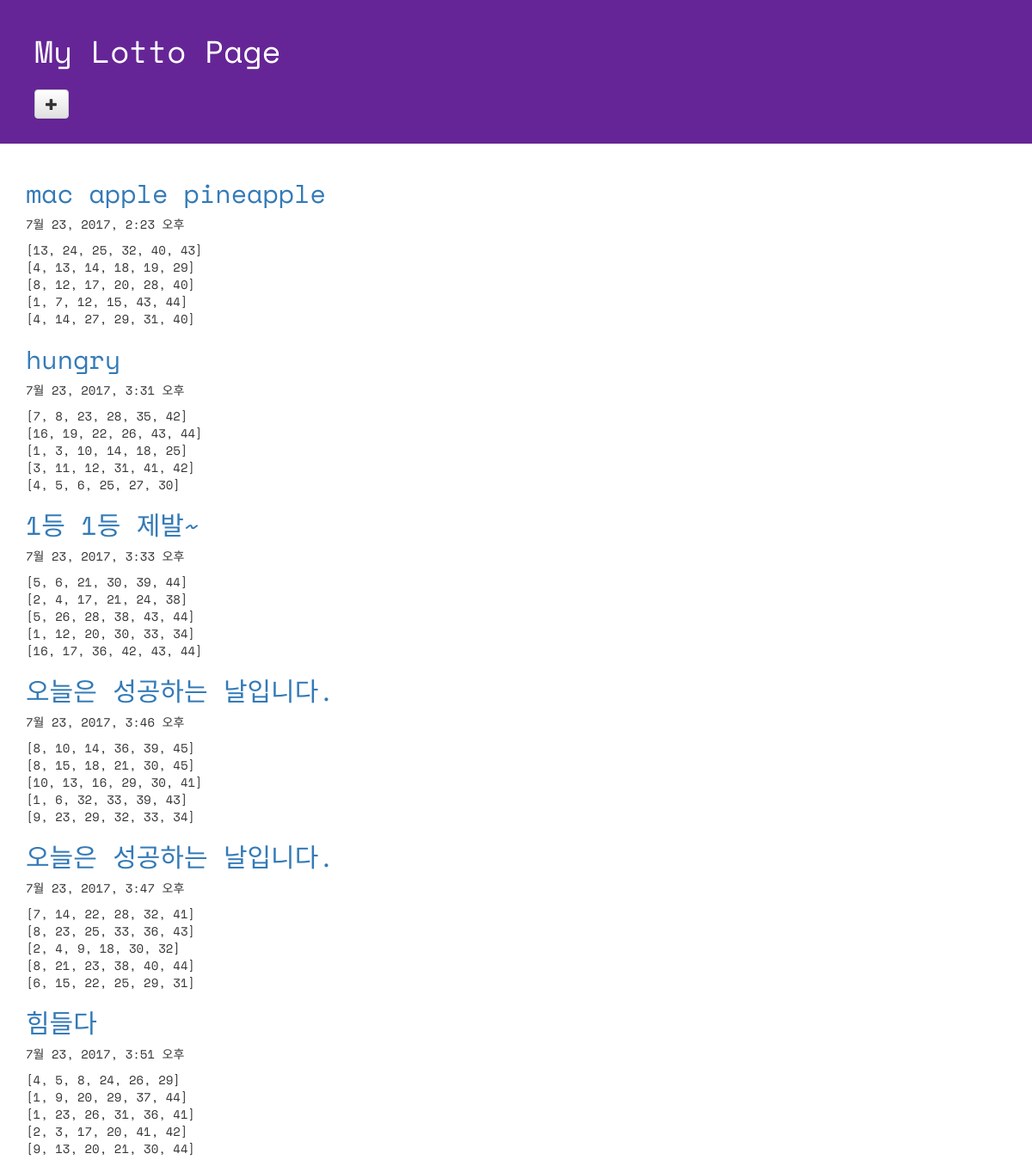
Page /lotto/ on the committed database.
### lotto/models.py (models this page shows, shortened)
class GuessNumbers(models.Model):
    name = models.CharField(max_length = 24)
    lottos = models.CharField(max_length = 255, default = '[1,2,3,4,5,6]')
    text = models.CharField(max_length = 255)
    num_lotto = models.IntegerField(default = 5)
    update_date = models.DateTimeField()

### lotto/views.py (the view)
# urls.py: url(r'^lotto/$', views.index, name='lotto'),
def index(request):
    lottos = GuessNumbers.objects.all()
    return render(request, "lotto/default.html", {"lottos": lottos})

### lotto/templates/lotto/default.html (shortened to what this page needs)
<!DOCTYPE html>
{% load staticfiles %}
<html lang="ko">
<head>
  <link rel="stylesheet" href="//maxcdn.bootstrapcdn.com/bootstrap/3.2.0/css/bootstrap.min.css">
  <link rel="stylesheet" href="//maxcdn.bootstrapcdn.com/bootstrap/3.2.0/css/bootstrap-theme.min.css">
  <link rel="stylesheet" href="{% static 'css/lotto.css' %}"
</head>
<body>
  <div class="page-header">
  <h1>My Lotto Page</h1>
  <h2><a href="{% url 'new_lotto' %}"><span class="glyphicon glyphicon-plus btn btn-default"></span></a></h2>
  </div>
  <div class="container lotto">
    {% for lotto in lottos %}
      <h2><a href="{% url 'detail' lottokey=lotto.pk %}">{{lotto.text}}</a></h2>
      <p>{{lotto.update_date}}</p>
      <p>{{lotto.lottos|linebreaksbr}}</p>
    {% endfor %}
  </div>
</body>
</html>

### lotto/static/css/lotto.css (style rules this page uses)
.page-header { background-color: #652596; margin-top: 0; padding: 20px 20px 20px 40px; font-family: 'Space Mono', monospace; }
.page-header h1 { color: #FFFFFF; }
.container { font-family: 'Space Mono', monospace; }
.container h2 { color: #b9f442; }

### rows in the picture
GuessNumbers: text "mac apple pineapple", update_date "7월 23, 2017, 2:23 오후", lottos "[13, 24, 25, 32, 40, 43] [4, 13, 14, 18, 19, 29] [8, 12, 17, 20, 28, 40] [1, 7, 12, 15, 43, 44] [4, 14, 27, 29, 31, 40]"
GuessNumbers: text "hungry", update_date "7월 23, 2017, 3:31 오후", lottos "[7, 8, 23, 28, 35, 42] [16, 19, 22, 26, 43, 44] [1, 3, 10, 14, 18, 25] [3, 11, 12, 31, 41, 42] [4, 5, 6, 25, 27, 30]"
GuessNumbers: text "1등 1등 제발~", update_date "7월 23, 2017, 3:33 오후", lottos "[5, 6, 21, 30, 39, 44] [2, 4, 17, 21, 24, 38] [5, 26, 28, 38, 43, 44] [1, 12, 20, 30, 33, 34] [16, 17, 36, 42, 43, 44]"
GuessNumbers: text "오늘은 성공하는 날입니다.", update_date "7월 23, 2017, 3:46 오후", lottos "[8, 10, 14, 36, 39, 45] [8, 15, 18, 21, 30, 45] [10, 13, 16, 29, 30, 41] [1, 6, 32, 33, 39, 43] [9, 23, 29, 32, 33, 34]"
GuessNumbers: text "오늘은 성공하는 날입니다.", update_date "7월 23, 2017, 3:47 오후", lottos "[7, 14, 22, 28, 32, 41] [8, 23, 25, 33, 36, 43] [2, 4, 9, 18, 30, 32] [8, 21, 23, 38, 40, 44] [6, 15, 22, 25, 29, 31]"
GuessNumbers: text "힘들다", update_date "7월 23, 2017, 3:51 오후", lottos "[4, 5, 8, 24, 26, 29] [1, 9, 20, 29, 37, 44] [1, 23, 26, 31, 36, 41] [2, 3, 17, 20, 41, 42] [9, 13, 20, 21, 30, 44]"
